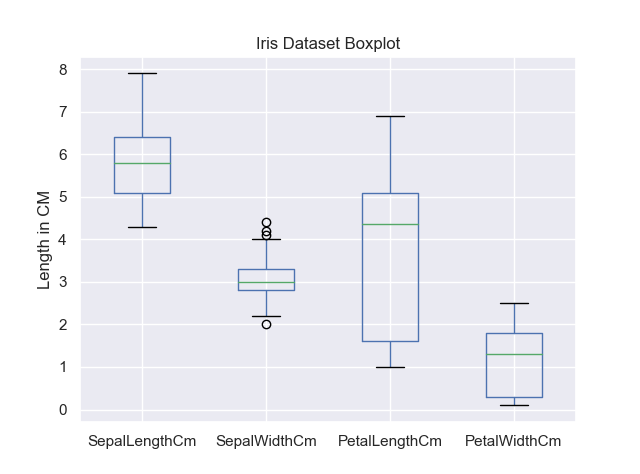

Source code (Python):

#Boxplot Iris Dataset - looks at the 4 attributes

import numpy as np
import pandas as pd
import matplotlib.pyplot as plt
import seaborn as sns


#read csv file
iris = pd.read_csv('iris.csv')

sns.set()
#Generates a Boxplot for each column [SL, SW, PL, PW)
iris.boxplot()
#Assign a title to the Boxplot 
plt.title('Iris Dataset Boxplot')
#Labels the Y-axis
plt.ylabel('Length in CM')
#Show plot.
plt.show()
